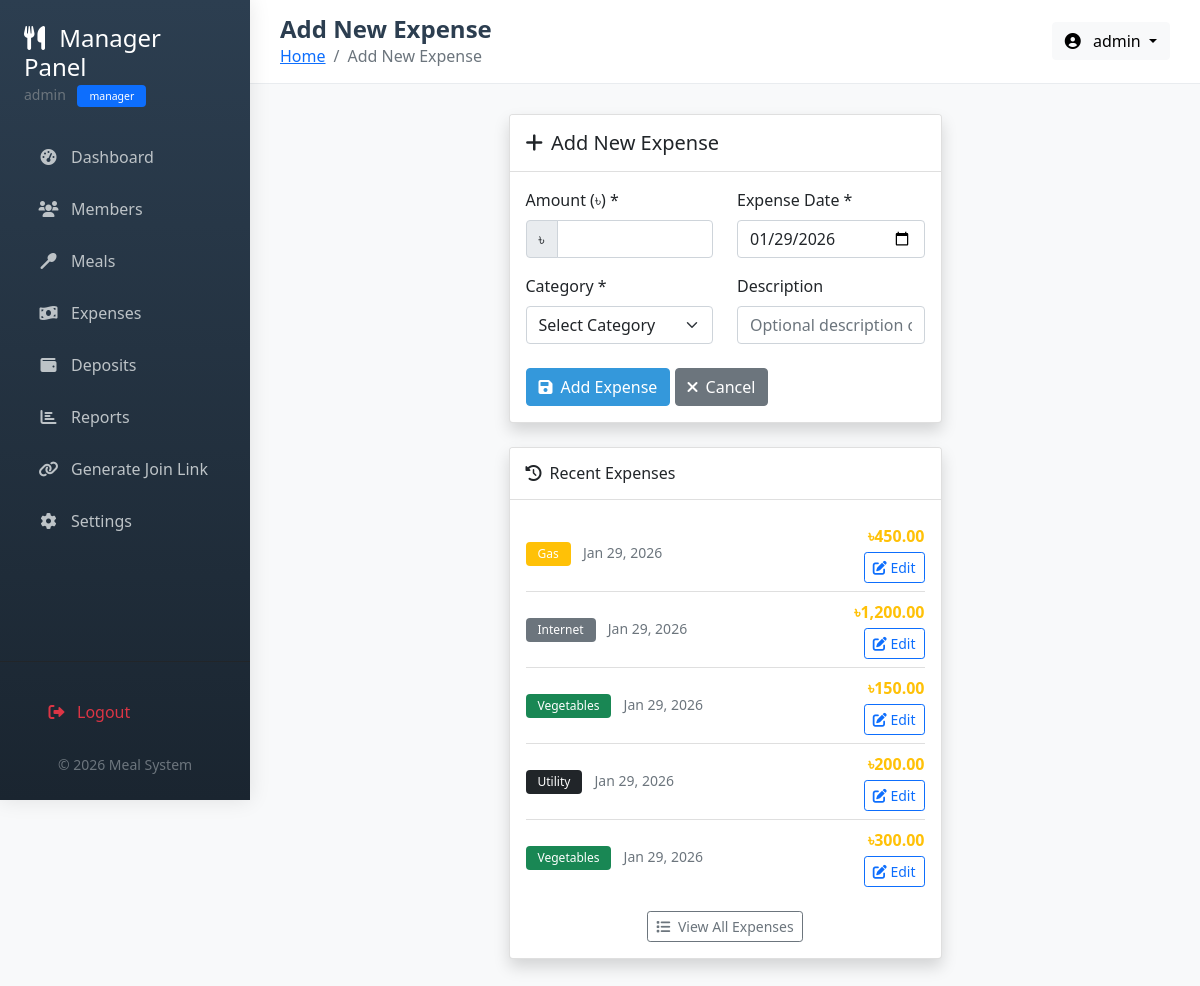
The page /manager/add_expense.php (signed in) on the database its author committed.
### tables this page shows
CREATE TABLE IF NOT EXISTS expenses (
    expense_id INT PRIMARY KEY AUTO_INCREMENT,
    amount DECIMAL(10,2) NOT NULL,
    category ENUM('Rice', 'Fish', 'Meat', 'Vegetables', 'Gas', 'Internet', 'Utility', 'Others') NOT NULL DEFAULT 'Others',
    description TEXT,
    expense_date DATE NOT NULL,
    created_by INT NOT NULL,
    created_at TIMESTAMP DEFAULT CURRENT_TIMESTAMP,
    INDEX idx_expense_date (expense_date),
    INDEX idx_category (category),
    FOREIGN KEY (created_by) REFERENCES users(user_id) ON DELETE CASCADE
);

### config/database.php (called while the page is built, shortened)
<?php
function getConnection() {
    static $conn = null;
    if ($conn === null) {
        $conn = mysqli_connect(DB_HOST, DB_USER, DB_PASS);
        mysqli_set_charset($conn, "utf8mb4");
    }
    return $conn;
}
?>

### includes/functions.php (called while the page is built, shortened)
<?php
require_once __DIR__ . '/../config/database.php';
class Functions {
    public function formatCurrency($amount) {
        return '৳' . number_format($amount, 2);
    }
    public function formatDate($date_string) {
        return date('M d, Y', strtotime($date_string));
    }
}
?>

### manager/add_expense.php (the view, shortened to what this page needs)
<?php
require_once '../includes/functions.php';
$functions = new Functions();
require_once '../includes/header.php';
?>
<div class="row">
    <div class="col-lg-6 mx-auto">
        <div class="card shadow">
            <div class="card-header bg-white py-3">
                <h5 class="mb-0"><i class="fas fa-plus me-2"></i>Add New Expense</h5>
            </div>
            <div class="card-body">
                <form method="POST" action="">
                    <div class="row mb-3">
                        <div class="col-md-6">
                            <label for="amount" class="form-label">Amount (৳) *</label>
                            <div class="input-group">
                                <span class="input-group-text">৳</span>
                                <input type="number" class="form-control" id="amount" name="amount"
                                       step="0.01" min="0.01" value="<?php echo isset($_POST['amount']) ? $_POST['amount'] : ''; ?>" required>
                            </div>
                        </div>
                        <div class="col-md-6">
                            <label for="expense_date" class="form-label">Expense Date *</label>
                            <input type="date" class="form-control" id="expense_date" name="expense_date"
                                   value="<?php echo isset($_POST['expense_date']) ? $_POST['expense_date'] : date('Y-m-d'); ?>" required>
                        </div>
                    </div>
                    <div class="row mb-4">
                        <div class="col-md-6">
                            <label for="category" class="form-label">Category *</label>
                            <select class="form-select" id="category" name="category" required>
                                <option value="">Select Category</option>
                            </select>
                        </div>
                        <div class="col-md-6">
                            <label for="description" class="form-label">Description</label>
                            <input type="text" class="form-control" id="description" name="description"
                                   value="<?php echo isset($_POST['description']) ? htmlspecialchars($_POST['description']) : ''; ?>"
                                   placeholder="Optional description of the expense">
                        </div>
                    </div>
                    <div class="mt-4">
                        <button type="submit" class="btn btn-primary">
                            <i class="fas fa-save me-2"></i>Add Expense
                        </button>
                        <a href="expenses.php" class="btn btn-secondary">
                            <i class="fas fa-times me-2"></i>Cancel
                        </a>
                    </div>
                </form>
            </div>
        </div>
        <div class="card shadow mt-4">
            <div class="card-header bg-white py-3">
                <h6 class="mb-0"><i class="fas fa-history me-2"></i>Recent Expenses</h6>
            </div>
            <div class="card-body">
                <?php
                $recent_sql = "SELECT * FROM expenses ORDER BY expense_date DESC, created_at DESC LIMIT 5";
                $recent_result = mysqli_query($conn, $recent_sql);
                $recent_expenses = mysqli_fetch_all($recent_result, MYSQLI_ASSOC);
                ?>
                <?php if (empty($recent_expenses)): ?>
                <div class="text-center text-muted py-3">
                    No expenses recorded yet
                </div>
                <?php else: ?>
                <div class="list-group list-group-flush">
                    <?php foreach ($recent_expenses as $recent): ?>
                    <div class="list-group-item d-flex justify-content-between align-items-center px-0">
                        <div>
                            <span class="badge bg-<?php echo getCategoryColor($recent['category']); ?> me-2">
                                <?php echo $recent['category']; ?>
                            </span>
                            <small class="text-muted"><?php echo $functions->formatDate($recent['expense_date']); ?></small>
                        </div>
                        <div class="text-end">
                            <div class="fw-bold text-warning"><?php echo $functions->formatCurrency($recent['amount']); ?></div>
                            <a href="edit_expense.php?id=<?php echo $recent['expense_id']; ?>" class="btn btn-sm btn-outline-primary mt-1">
                                <i class="fas fa-edit"></i> Edit
                            </a>
                        </div>
                    </div>
                    <?php endforeach; ?>
                </div>
                <div class="text-center mt-3">
                    <a href="expenses.php" class="btn btn-sm btn-outline-secondary">
                        <i class="fas fa-list me-1"></i> View All Expenses
                    </a>
                </div>
                <?php endif; ?>
            </div>
        </div>
    </div>
</div>
<?php
function getCategoryColor($category) {
    $colors = [
        'Rice' => 'primary',
        'Fish' => 'info',
        'Meat' => 'danger',
        'Vegetables' => 'success',
        'Gas' => 'warning',
        'Internet' => 'secondary',
        'Utility' => 'dark',
        'Others' => 'light'
    ];
    return $colors[$category] ?? 'light';
}
?>
<?php
require_once '../includes/footer.php';
?>

### includes/header.php (style rules this page uses)
:root { --primary-color: #2c3e50; --secondary-color: #3498db; --success-color: #27ae60; --warning-color: #f39c12; --danger-color: #e74c3c; }
body { font-family: 'Segoe UI', Tahoma, Geneva, Verdana, sans-serif; background-color: #f8f9fa; min-height: 100vh; }
.btn-primary { background-color: var(--secondary-color); border-color: var(--secondary-color); }
.badge { padding: 6px 12px; font-weight: 500; }

### rows shown on the page
expenses: category "Gas", expense_date "Jan 29, 2026", amount "৳450.00"
expenses: category "Internet", expense_date "Jan 29, 2026", amount "৳1,200.00"
expenses: category "Vegetables", expense_date "Jan 29, 2026", amount "৳150.00"
expenses: category "Utility", expense_date "Jan 29, 2026", amount "৳200.00"
expenses: category "Vegetables", expense_date "Jan 29, 2026", amount "৳300.00"

### other values the page prints
$_SESSION['username'] "admin"
$_SESSION['role'] "manager"
$page_title "Add New Expense"
